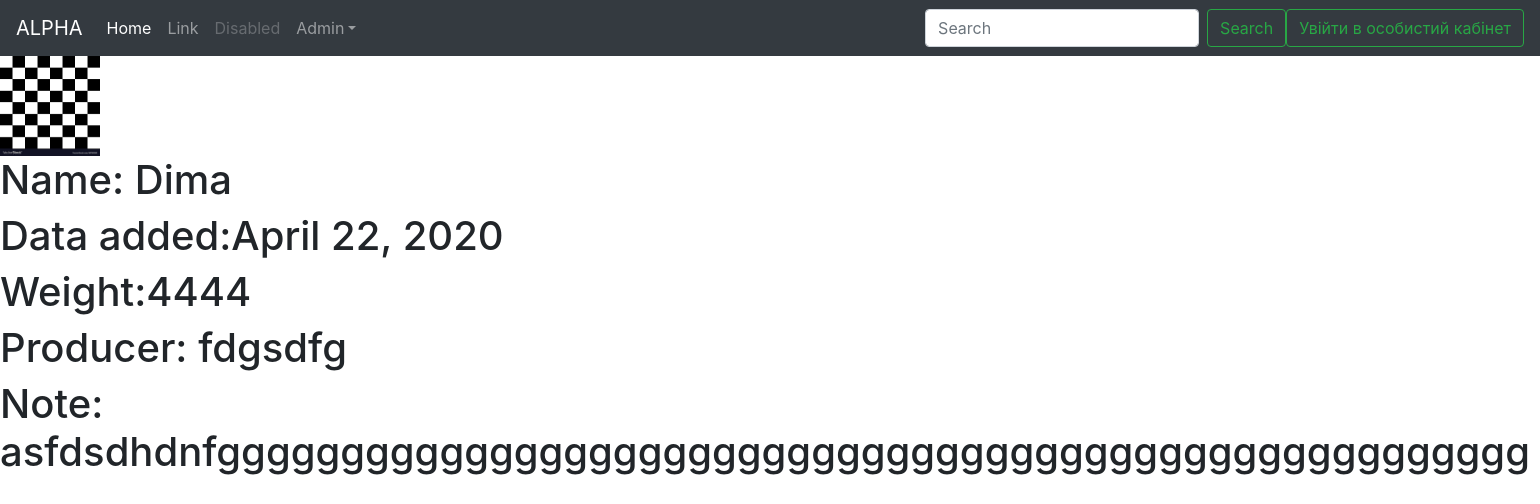
/home/information_about_product/2, run on the app's committed database.
### home/models.py (models this page shows, shortened)
class Product(models.Model):
    picture = models.ImageField(upload_to='media/',
            null=True,
            blank=True,
            width_field="width_field",
            height_field="height_field")
    height_field = models.IntegerField(default=0)
    width_field = models.IntegerField(default=0)
    price = models.IntegerField()
    name = models.CharField(max_length=50)
    date_added = models.DateField(default=datetime.now())
    weight = models.IntegerField()
    producer = models.ForeignKey(Producer, on_delete=models.CASCADE)
    note = models.TextField()

class Producer(models.Model):
    name = models.CharField(max_length=50)
    def __str__(self):
        return f"{self.name}"

### home/views.py (the view)
# urls.py: path("information_about_product/<int:product_id>", information_about_product),
def information_about_product(request, product_id: int):
    data =dict()
    product_information = Product.objects.get(id=product_id)
    print(product_information.picture)
    data["product_information"] = product_information
    return render(request, "information_about_product.html", context=data)

### templates/information_about_product.html
{% extends 'layouts/base.html' %}
{% block content%}
<form action="#" method="post" enctype="multipart/form-data">
<h1>/</h1>
    <img width="100" height="100" src="media/{{ product_information.picture }}">
<h1>Name: {{ product_information.name }}</h1>
<h1>Data added:{{ product_information.date_added }}</h1>
<h1>Weight:{{ product_information.weight }}</h1>
<h1>Producer: {{ product_information.producer }}</h1>
<h1>Note: {{ product_information.note }}</h1>
    </form>
{% endblock content%}

### data on the page
Product: picture (picture), name "Dima", date_added "April 22, 2020", weight "4444", producer "fdgsdfg", note "asfdsdhdnfggggggggggggggggggggggggggggggggggggggggggggggggggggg"
